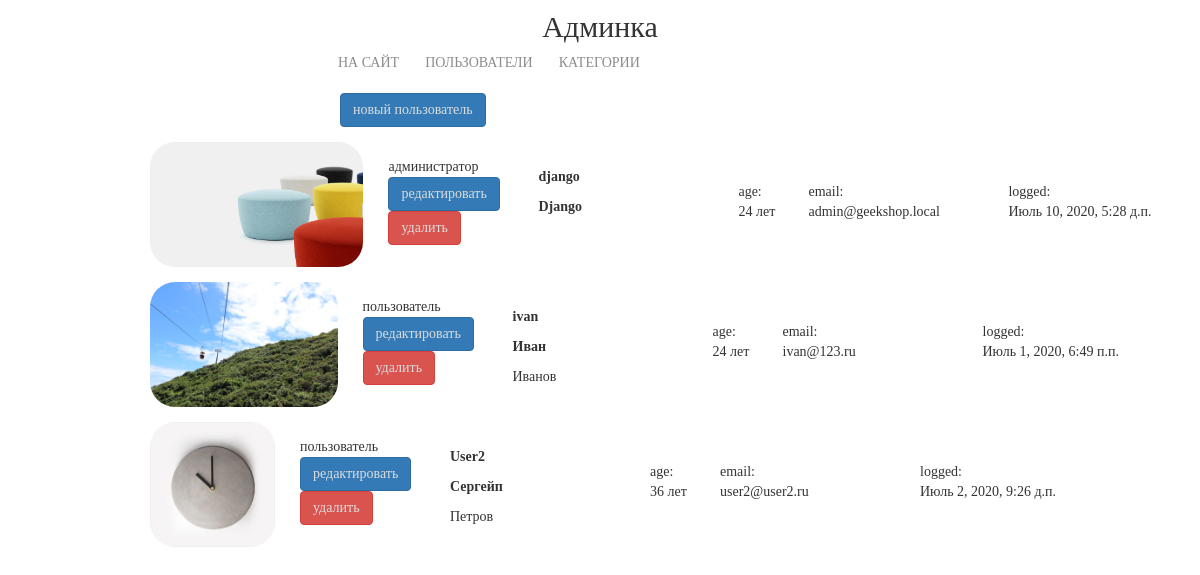
Before: /my/admin/ (signed in) with the older database file.
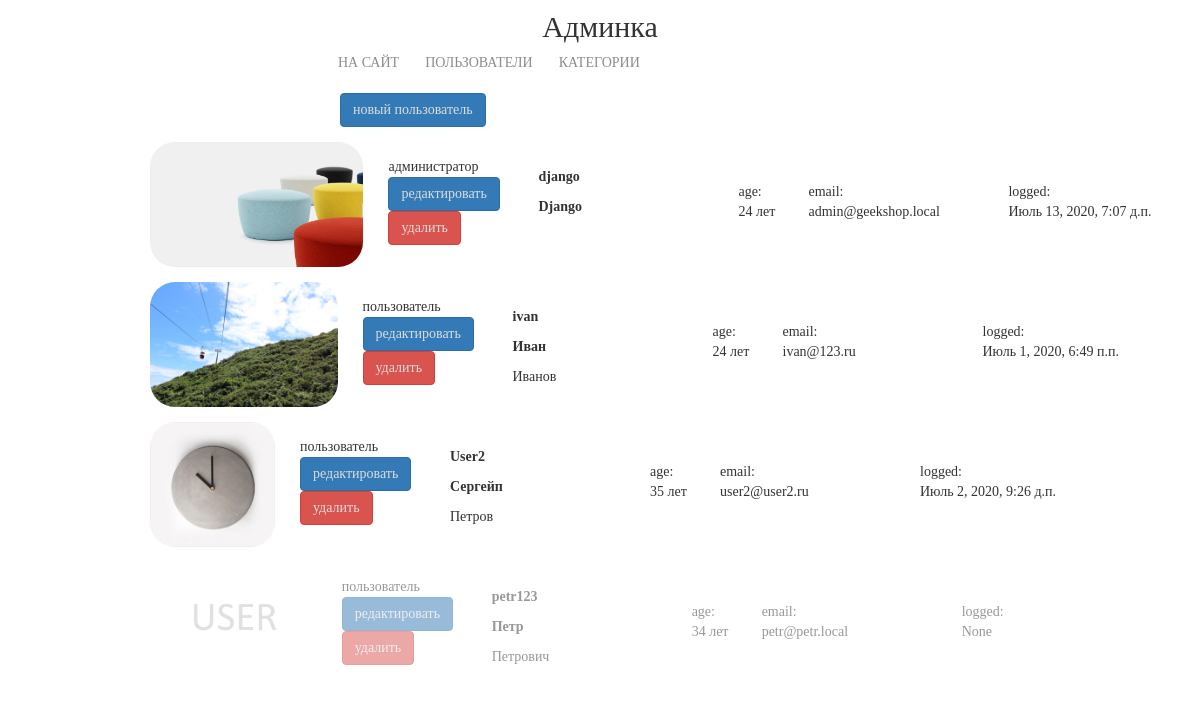
After: the same page with the newer database file.
### authapp/models.py (models this page shows)
class ShopUser(AbstractUser):
    age = models.PositiveSmallIntegerField('Возраст', null=True)
    avatar = models.ImageField(upload_to='users_avatars', blank=True)
    id_for_friends = models.CharField('Код для пригашения друзей', max_length=8, blank=True)

### adminapp/views.py (the view)
# urls.py: path('', adminapp.ShopUserList.as_view(), name='index'),
class ShopUserList(SuperUserOnlyMixin, PageTitleMixin, ListView):
    model = ShopUser
    page_title = 'Админка'

### adminapp/views.py (called while the page is built)
    @method_decorator(user_passes_test(lambda x: x.is_superuser))
    def dispatch(self, request, *args, **kwargs):
        return super().dispatch(request, *args, **kwargs)

    def get_context_data(self, **kwargs):
        context = super().get_context_data(**kwargs)
        context['title'] = self.page_title
        return context

### mainapp/templatetags/my_filters.py (called while the page is built)
@register.filter(name='media_folder_users')
def media_folder_users(string):
    if not string:
        string = 'users_avatars/default.jpg'
    return f'{settings.MEDIA_URL}{string}'

### adminapp/templates/authapp/shopuser_list.html
{% extends 'adminapp/base.html' %}
{% load static %}
{% load my_filters %}
{% block container %}
    <div class="users_list">
        <a href="{% url 'my_admin:user_create' %}" class="btn btn-primary new_user">
            новый пользователь
        </a>
        {% for shop_user in object_list %}
            <div class="user_record {% if not shop_user.is_active %}not_active{% endif %}">
                <img src="{{ shop_user.avatar|media_folder_users }}" alt="{{ shop_user.username }}">
                <div class="user_role">
                    {% if shop_user.is_superuser %}администратор{% else %}пользователь{% endif %}
                    <a href="{% url 'my_admin:user_update' shop_user.pk %}" class="btn btn-primary">
                        редактировать
                    </a>
                    <a href="{% url 'my_admin:user_delete' shop_user.pk %}" class="btn btn-danger">
                        удалить
                    </a>
                </div>
                <div class="user_name">
                    <p><strong>{{ shop_user.username }}</strong></p>
                    <p>
                        {% if shop_user.first_name %}
                            <b>{{ shop_user.first_name|title }}</b>
                            {% if shop_user.last_name %}
                                <p>{{ shop_user.last_name|title }}</p>
                            {% endif %}
                        {% endif %}
                    </p>
                </div>
                <div class="user_age">
                    age:<br>
                    {{ shop_user.age }} лет
                </div>
                <div class="user_email">
                    email:<br>
                    {{ shop_user.email }}
                </div>
                <div class="user_lastlogin">
                    logged:<br>
                    {{ shop_user.last_login }}
                </div>
            </div>
        {% endfor %}
    </div>
{% endblock %}

### adminapp/templates/adminapp/base.html (shortened to what this page needs)
<!DOCTYPE html>
{% load static %}
<html>
<head>
    {% block css %}
        <link rel="stylesheet" type="text/css" href="{% static 'css/bootstrap.min.css' %}">
        <link rel="stylesheet" type="text/css" href="{% static 'css/style.css' %}">
        <link rel="stylesheet" href="{% static 'fonts/font-awesome/css/font-awesome.css' %}">
    {% endblock %}
</head>
<body>
<div class="admin_container">
    <div class="h2 text-center head">
        Админка
    </div>
    {% block menu %}
        <div class="admin_menu">
            {% include 'adminapp/includes/inc__menu.html' %}
        </div>
    {% endblock %}
    {% block container %}
    {% endblock %}
</div>
</body>
</html>

### adminapp/templates/adminapp/includes/inc__menu.html (shortened to what this page needs)
<ul class="menu clearfix">
    <li class="menu-list">
        <a href="{% url 'main:index' %}" class="menu-link">на сайт</a>
    </li >
    <li class="menu-list">
        <a href="{% url 'my_admin:index' %}" class="menu-link">пользователи</a>
    </li>
    <li class="menu-list">
        <a href="{% url 'my_admin:categories' %}" class="menu-link">
            категории
        </a>
    </li>
</ul>

### static/css/style.css (style rules this page uses)
* { margin: 0; padding: 0; }
html, body { height: 100%; }
body { font-family: Montserrat; }
.clearfix::after { content: ""; display: table; clear: both; }
.menu { float: right; margin-right: 70px; }
.menu-list { list-style-type: none; float: left; }
.menu-link { color: #8c8c8c; font-size: 14px; font-weight: 300; text-transform: uppercase; text-decoration-line: none; padding: 10px 13px; }
.admin_container .h2 { margin-top: 10px; }
.admin_menu { display: block; left: 15px; top: 20px; height: 40px; width: 100%; }
.admin_menu ul.menu { display: block; float: none; width: 550px; height: 50px; margin: auto; color: #555; }
.not_active { opacity: 0.5; }
.users_list { margin-left: 150px; }
.users_list a { color: #dddddd; text-decoration: none; }
.users_list .new_user { margin-left: 190px; }
.user_record { height: 125px; margin: 15px auto; position: relative; }
.user_record.not_active { opacity: 0.5; }
.user_record img { display: block; float: left; height: 125px; border-radius: 25px; }
.user_record .user_name { display: block; float: left; margin-top: 15px; margin-left: 25px; width: 175px; }
.user_record .user_name p { margin: 10px auto; }
.user_record .user_email { display: block; float: left; margin-top: 40px; margin-left: 25px; width: 175px; }
.user_record .user_age { display: block; float: left; margin-top: 40px; margin-left: 25px; width: 45px; }
.user_record .user_role { display: block; float: left; margin-top: 15px; margin-left: 25px; width: 125px; }
.user_record .user_lastlogin { display: block; float: left; margin-top: 40px; margin-left: 25px; width: 175px; }

Changed rows visible on the page:
changed ShopUser "django": last_login "Июль 10, 2020, 5:28 д.п." → "Июль 13, 2020, 7:07 д.п."
changed ShopUser "User2": age "36" → "35"
added ShopUser: shows a picture, is_superuser "пользователь", username "petr123", first_name "Петр", last_name "Петрович", age "34", email "petr@petr.local", last_login "None", is_active False (drawn)
